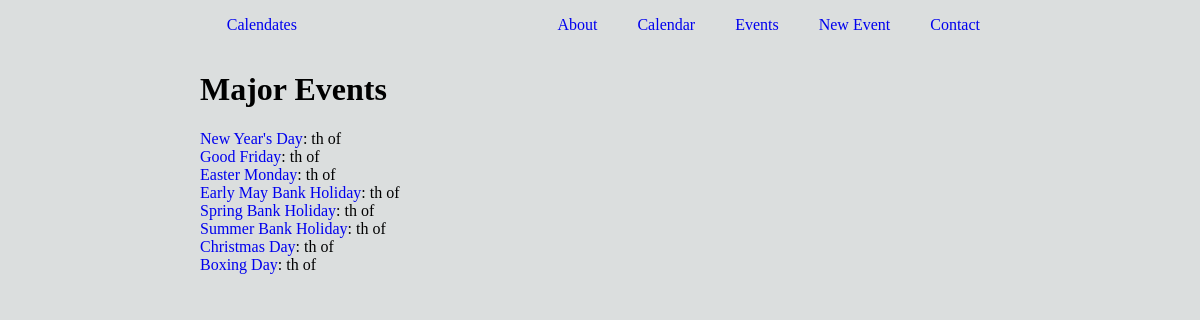
/calendates/events/, run on the app's committed database.
### database_setup.py (models this page shows)
class Event(db.Model):
	__tablename__ = 'event'
	id = Column(Integer, primary_key=True)
	name = Column(String(100), nullable=False)
	description = Column(String(1000))
	country = Column(String(50))
	city = Column(String(50))
	def __repr__(self):
		return '<Event %r>' % self.name

### project.py (the view)
@app.route('/calendates/events/', methods=['GET', 'POST'])
def events():
	events = Event.query.join(event_dates).join(Date).filter(event_dates.c.event_id==Event.id and event_dates.c.date_id==Date.id).all()
	print events
	return render_template('events.html', events=events)

### templates/events.html (shortened to what this page needs)
{% extends "layout.html" %}
{% block head %}
	{{ super() }}
{% endblock %}
{% block heading %} Major Events {% endblock %}
{% block main %}
	{% for event in events %}
	<div><a href="#">{{event.name}}</a>: {{event.day}} {{event.date}}{% if event.date == 1 %}st
		{% elif event.date == 2 %}nd
		{% elif event.date == 3 %}rd
		{% else %}th
		{% endif %}
		of {{event.month_name}} {{event.year}}</div>
	{% endfor %}
{% endblock %}

### static/style.css (style rules this page uses)
html, body { margin: 0; padding: 0; background-color: #DBDEDE; }
a { text-decoration: none; }

### data on the page
Event: name "New Year's Day"
Event: name "Good Friday"
Event: name "Easter Monday"
Event: name "Early May Bank Holiday"
Event: name "Spring Bank Holiday"
Event: name "Summer Bank Holiday"
Event: name "Christmas Day"
Event: name "Boxing Day"
